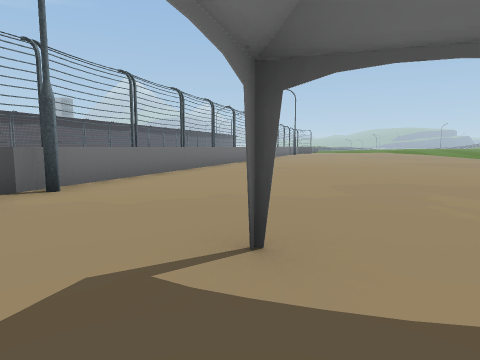
view 1 (above)

17 first-person views from a walk through a Unity game level. The camera is 1.2 m above the floor, tilts 6° down and sees 75° across. The floor is counted in squares, 2 m on a side. Each view is taken from the middle of a square. On the plan, view 1 faces up. The plan holds only what a view shows up to about 9 squares ahead; the rest is blank. The place goes on beyond the plan. Door leaves are left out, so doorways stand open. Some surface patterns are stand-ins.

view 2
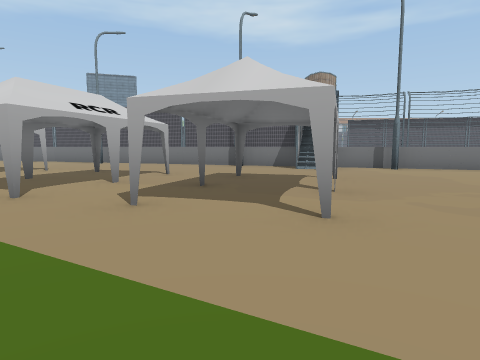

view 3
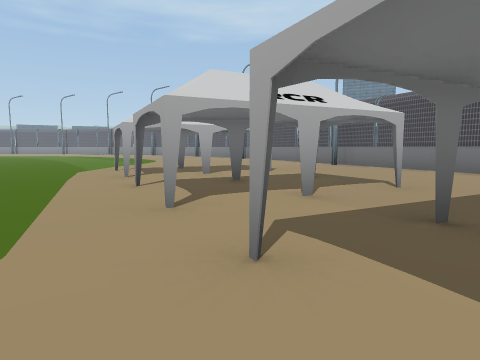

view 4
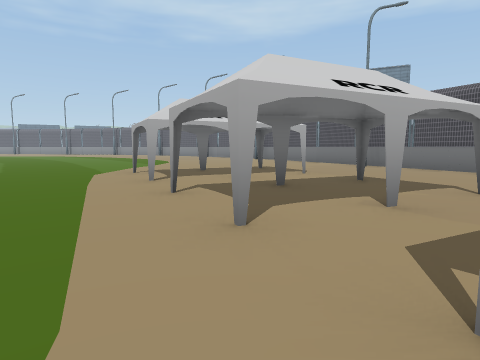

view 5
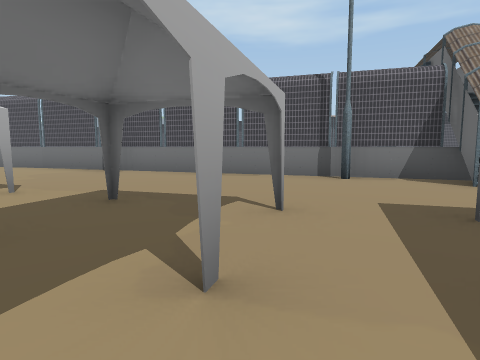

view 6
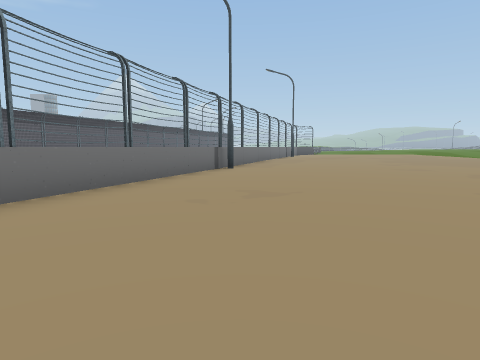

view 7
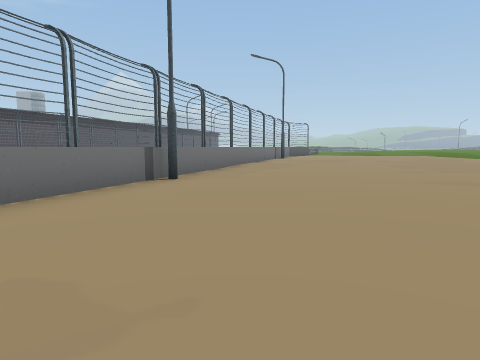

view 8
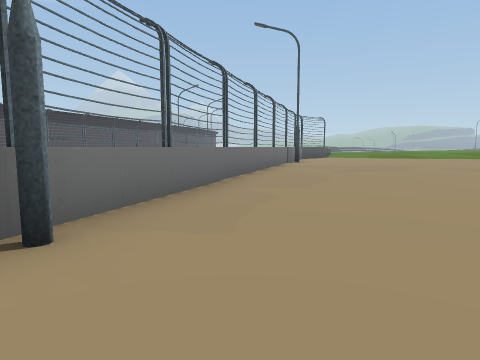

view 9
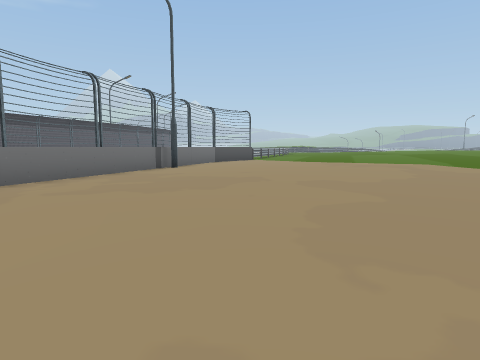

view 10
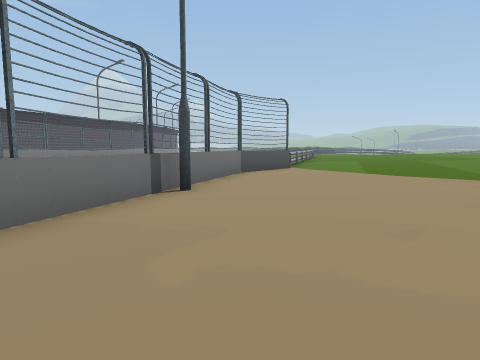

view 11
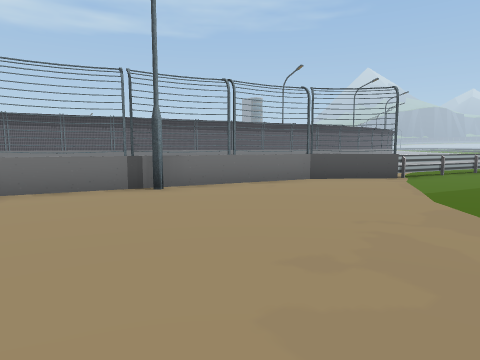

view 12
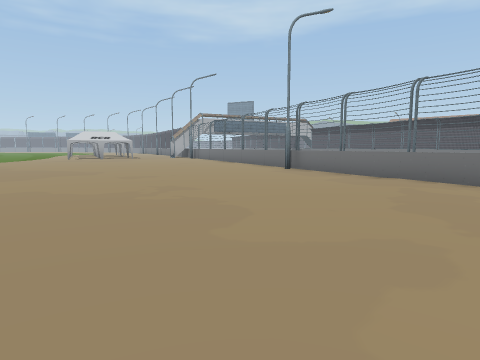

view 13
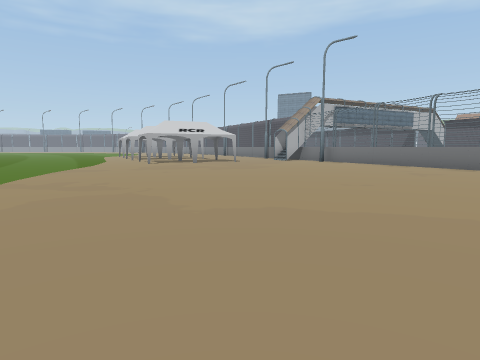

view 14
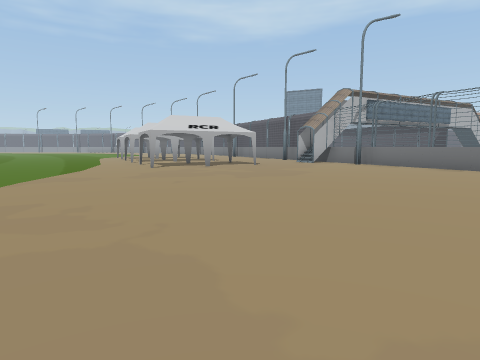

view 15
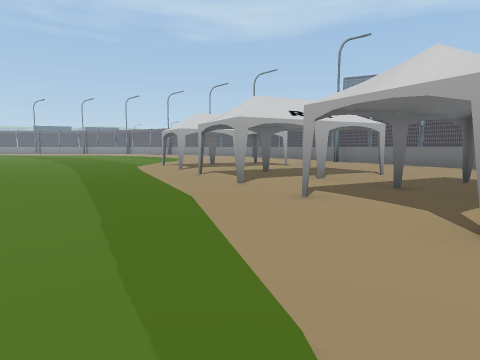

view 16
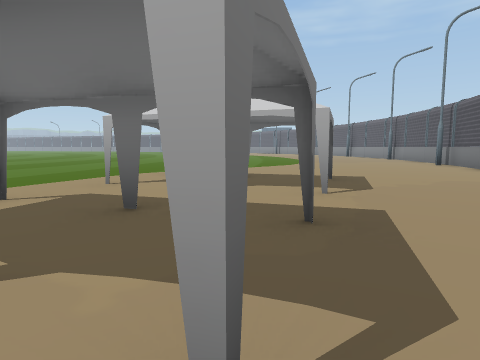

view 17
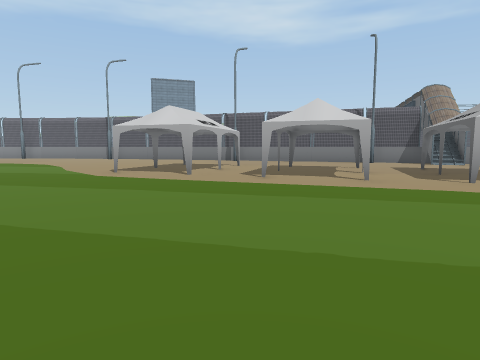

### Floor plan
Key: @ floor where view 1 was taken; # wall or solid block; . main floor; : floor 0.25 m higher than the main floor; = window, fence, low wall or low ledge.
Columns run from 8 left of view 1 to 9 right of it. Each row starts with its distance up from view 1.
 32                #=
 31               .=:
 30               .=:
 29               #=:
 28              #=:::
 27              #.:::
 26             ##.:::
 25             =.::::
 24             #.::::
 23            ##.::::
 22            =.:::::
 21            =.:::::
 20           =#.:::::
 19           =.::::::
 18           =.......
 17          =#.......
 16          =........
 15          =.......
 14         ##.......
 13         =........
 12        ##........
 11        =..........
 10        #..........
  9       #=..........
  8       =...........
  7       =...........
  6      #=..........
  5      =...........
  4      #...........
  3      =...........
  2     ##..#........
  1     =............
  0    ##..#@.......
 -1    =.......#....
 -2    =...#.......
 -3   #=..#........
 -4   =.....#.......
 -5   #...#..........
 -6  ##.............
 -7  =...#.#.......
 -8  =......#.....
 -9 #=............
-10 =.............

Where each view was taken, in squares from view 1:
view 1: 0 up, 0 right, facing up
view 2: 0 up, 6 right, facing left
view 3: 0 up, 4 right, facing down-left
view 4: 1 down, 4 right, facing down-left
view 5: 2 down, 2 right, facing left
view 6: 5 up, 1 right, facing up
view 7: 8 up, 2 right, facing up
view 8: 12 up, 2 right, facing up
view 9: 15 up, 6 right, facing up
view 10: 19 up, 5 right, facing up
view 11: 21 up, 9 right, facing up-left
view 12: 20 up, 9 right, facing down-left
view 13: 11 up, 9 right, facing down-left
view 14: 9 up, 8 right, facing down-left
view 15: 1 up, 6 right, facing down-left
view 16: 1 down, 1 left, facing down
view 17: 5 down, 8 right, facing left
